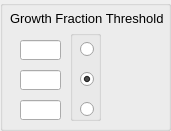
           <widget class="QGroupBox" name="groupBox_2">
            <property name="geometry">
             <rect>
              <x>740</x>
              <y>170</y>
              <width>171</width>
              <height>131</height>
             </rect>
            </property>
            <property name="title">
             <string/>
            </property>
            <widget class="QLineEdit" name="line_GROWTH_FRACTION_3">
             <property name="geometry">
              <rect>
               <x>20</x>
               <y>100</y>
               <width>41</width>
               <height>20</height>
              </rect>
             </property>
            </widget>
            <widget class="QLineEdit" name="line_GROWTH_FRACTION_1">
             <property name="geometry">
              <rect>
               <x>20</x>
               <y>40</y>
               <width>41</width>
               <height>20</height>
              </rect>
             </property>
            </widget>
            <widget class="QMyLabel" name="label_DUMMY_GROWTH_FRACTION">
             <property name="geometry">
              <rect>
               <x>10</x>
               <y>10</y>
               <width>161</width>
               <height>16</height>
              </rect>
             </property>
             <property name="font">
              <font>
               <pointsize>10</pointsize>
              </font>
             </property>
             <property name="text">
              <string>Growth Fraction Threshold</string>
             </property>
            </widget>
            <widget class="QGroupBox" name="groupBox_growthfraction">
             <property name="geometry">
              <rect>
               <x>70</x>
               <y>30</y>
               <width>31</width>
               <height>91</height>
              </rect>
             </property>
             <property name="title">
              <string/>
             </property>
             <property name="flat">
              <bool>true</bool>
             </property>
             <widget class="QRadioButton" name="radioButton_growthfraction_1">
              <property name="geometry">
               <rect>
                <x>10</x>
                <y>10</y>
                <width>21</width>
                <height>18</height>
               </rect>
              </property>
              <property name="text">
               <string/>
              </property>
             </widget>
             <widget class="QRadioButton" name="radioButton_growthfraction_2">
              <property name="geometry">
               <rect>
                <x>10</x>
                <y>40</y>
                <width>21</width>
                <height>18</height>
               </rect>
              </property>
              <property name="text">
               <string/>
              </property>
              <property name="checked">
               <bool>true</bool>
              </property>
             </widget>
             <widget class="QRadioButton" name="radioButton_growthfraction_3">
              <property name="geometry">
               <rect>
                <x>10</x>
                <y>70</y>
                <width>21</width>
                <height>18</height>
               </rect>
              </property>
              <property name="text">
               <string/>
              </property>
              <property name="checked">
               <bool>false</bool>
              </property>
             </widget>
            </widget>
            <widget class="QLineEdit" name="line_GROWTH_FRACTION_2">
             <property name="geometry">
              <rect>
               <x>20</x>
               <y>70</y>
               <width>41</width>
               <height>20</height>
              </rect>
             </property>
            </widget>
           </widget>
